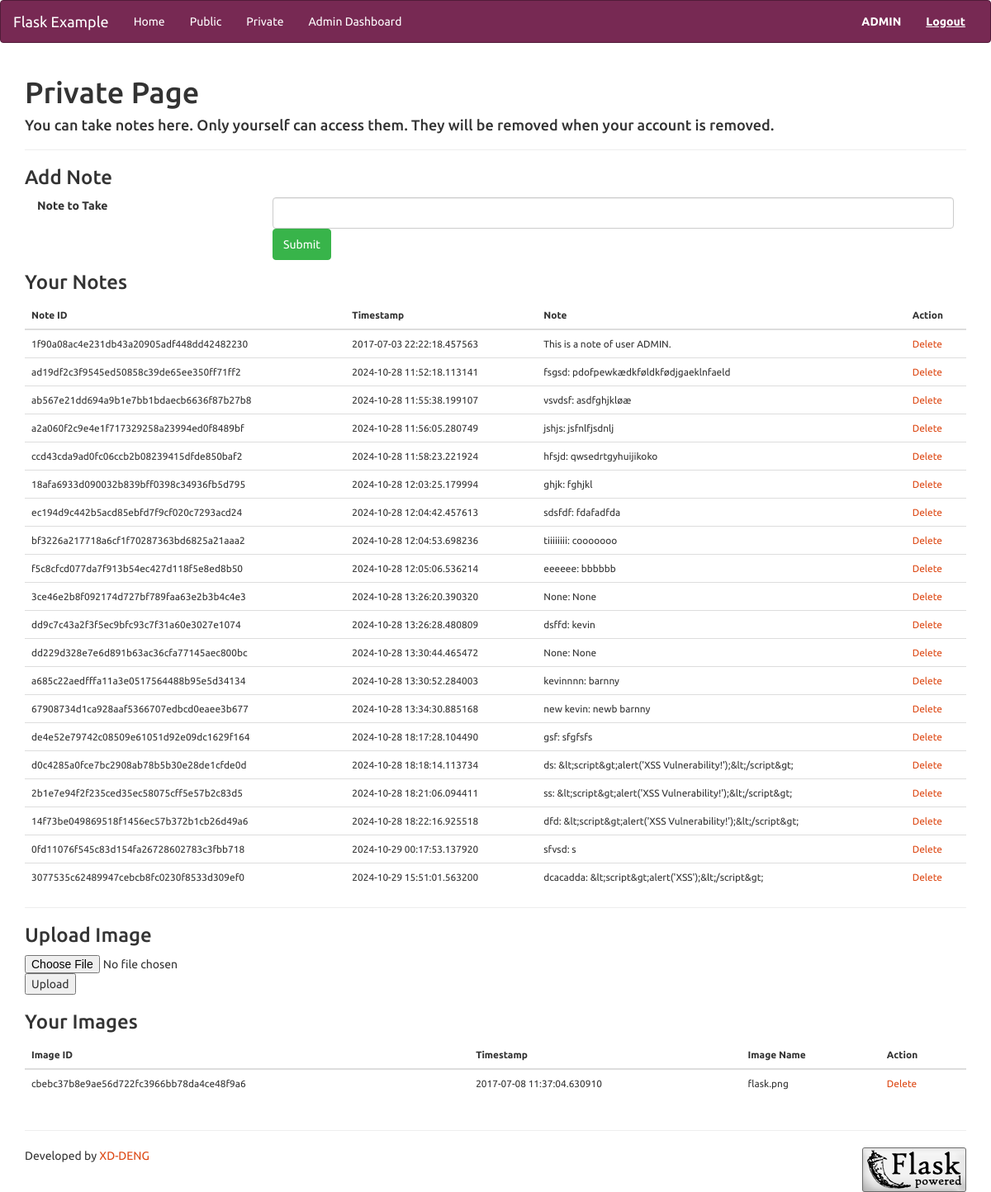
Page /private/ (signed in) on the committed database.
### tables this page shows
CREATE TABLE notes
(
    user      text,
    timestamp text,
    note      text,
    note_id   text
);

CREATE TABLE images
(
    uid       text,
    owner     text,
    name      text,
    timestamp text
);

### app.py (the view)
@app.route("/private/")
def FUN_private():
    if "current_user" in session.keys():
        notes_list = read_note_from_db(session['current_user'])
        notes_table = zip([x[0] for x in notes_list],\
                          [x[1] for x in notes_list],\
                          [x[2] for x in notes_list],\
                          ["/delete_note/" + x[0] for x in notes_list])
        images_list = list_images_for_user(session['current_user'])
        images_table = zip([x[0] for x in images_list],\
                          [x[1] for x in images_list],\
                          [x[2] for x in images_list],\
                          ["/delete_image/" + x[0] for x in images_list])
        return render_template("private_page.html", notes = notes_table, images = images_table)
    else:
        return abort(401)

### database2.py (called while the page is built)
def read_note_from_db(id):
    session = Session()
    query = text("SELECT note_id, timestamp, note FROM notes WHERE user = :user;")
    result = session.execute(query, {'user': id.upper()})
    notes = result.fetchall()
    session.close()
    return notes

def list_images_for_user(owner):
    session = Session()
    query = text("SELECT uid, timestamp, name FROM images WHERE owner = :owner;")
    result = session.execute(query, {'owner': owner})
    images = result.fetchall()
    session.close()
    return images

### templates/private_page.html (shortened to what this page needs)
{% extends "layout.html" %}
{% block page_title %}Private Page{% endblock %}
{% block body %}
    <h4>You can take notes here. Only yourself can access them. They will be removed when your account is removed.</h4>
    <hr>
    <h3>Add Note</h3>
    <div class="form-group">
      <label for="textArea" class="col-lg-3 control-label">Note to Take</label>
      <div class="col-lg-9">
      <form action="/write_note" method="post">
        <input class="form-control" name="text_note_to_take"></input>
        <button type="submit" class="btn btn-success">Submit</button>
        </form>
      </div>
    </div>
    {% if notes %}
        <h3>Your Notes</h3>
        <table class="table small">
            <thead>
                <tr>
                  <th>Note ID</th>
                  <th>Timestamp</th>
                  <th>Note</th>
                  <th>Action</th>
                </tr>
            </thead>
            {% for note_id, timestamp, note, act in notes %}
                    <tr>
                       <td> {{ note_id }} </td>
                       <td> {{ timestamp }} </td>
                       <td> {{ note }} </td>
                       <td><a href={{act}}>Delete</a></td>
                    </tr>
            {% endfor %}
        </table>
    {% endif %}
    <hr>
    <h3>Upload Image</h3>
    <form method='post' action='/upload_image' enctype=multipart/form-data>
      <p><input type=file name=file>
         <input type=submit value=Upload>
    </form>
    {% if images %}
        <h3>Your Images</h3>
        <table class="table small">
            <thead>
                <tr>
                  <th>Image ID</th>
                  <th>Timestamp</th>
                  <th>Image Name</th>
                  <th>Action</th>
                </tr>
            </thead>
            {% for image_id, timestamp, image_name, act in images %}
                    <tr>
                       <td> {{ image_id }} </td>
                       <td> {{ timestamp }} </td>
                       <td> {{ image_name }} </td>
                       <td><a href={{act}}>Delete</a></td>
                    </tr>
            {% endfor %}
        </table>
    {% endif %}
{% endblock %}

### rows in the picture
notes: note "1f90a08ac4e231db43a20905adf448dd42482230", timestamp "2017-07-03 22:22:18.457563", note "This is a note of user ADMIN."
notes: note "ad19df2c3f9545ed50858c39de65ee350ff71ff2", timestamp "2024-10-28 11:52:18.113141", note "fsgsd: pdofpewkædkføldkfødjgaeklnfaeld"
notes: note "ab567e21dd694a9b1e7bb1bdaecb6636f87b27b8", timestamp "2024-10-28 11:55:38.199107", note "vsvdsf: asdfghjkløæ"
notes: note "a2a060f2c9e4e1f717329258a23994ed0f8489bf", timestamp "2024-10-28 11:56:05.280749", note "jshjs: jsfnlfjsdnlj"
notes: note "ccd43cda9ad0fc06ccb2b08239415dfde850baf2", timestamp "2024-10-28 11:58:23.221924", note "hfsjd: qwsedrtgyhuijikoko"
notes: note "18afa6933d090032b839bff0398c34936fb5d795", timestamp "2024-10-28 12:03:25.179994", note "ghjk: fghjkl"
notes: note "ec194d9c442b5acd85ebfd7f9cf020c7293acd24", timestamp "2024-10-28 12:04:42.457613", note "sdsfdf: fdafadfda"
notes: note "bf3226a217718a6cf1f70287363bd6825a21aaa2", timestamp "2024-10-28 12:04:53.698236", note "tiiiiiiii: cooooooo"
notes: note "f5c8cfcd077da7f913b54ec427d118f5e8ed8b50", timestamp "2024-10-28 12:05:06.536214", note "eeeeee: bbbbbb"
notes: note "3ce46e2b8f092174d727bf789faa63e2b3b4c4e3", timestamp "2024-10-28 13:26:20.390320", note "None: None"
notes: note "dd9c7c43a2f3f5ec9bfc93c7f31a60e3027e1074", timestamp "2024-10-28 13:26:28.480809", note "dsffd: kevin"
notes: note "dd229d328e7e6d891b63ac36cfa77145aec800bc", timestamp "2024-10-28 13:30:44.465472", note "None: None"
notes: note "a685c22aedfffa11a3e0517564488b95e5d34134", timestamp "2024-10-28 13:30:52.284003", note "kevinnnn: barnny"
notes: note "67908734d1ca928aaf5366707edbcd0eaee3b677", timestamp "2024-10-28 13:34:30.885168", note "new kevin: newb barnny"
notes: note "de4e52e79742c08509e61051d92e09dc1629f164", timestamp "2024-10-28 18:17:28.104490", note "gsf: sfgfsfs"
notes: note "d0c4285a0fce7bc2908ab78b5b30e28de1cfde0d", timestamp "2024-10-28 18:18:14.113734", note "ds: &lt;script&gt;alert('XSS Vulnerability!');&lt;/script&gt;"
notes: note "2b1e7e94f2f235ced35ec58075cff5e57b2c83d5", timestamp "2024-10-28 18:21:06.094411", note "ss: &lt;script&gt;alert('XSS Vulnerability!');&lt;/script&gt;"
notes: note "14f73be049869518f1456ec57b372b1cb26d49a6", timestamp "2024-10-28 18:22:16.925518", note "dfd: &lt;script&gt;alert('XSS Vulnerability!');&lt;/script&gt;"
notes: note "0fd11076f545c83d154fa26728602783c3fbb718", timestamp "2024-10-29 00:17:53.137920", note "sfvsd: s"
notes: note "3077535c62489947cebcb8fc0230f8533d309ef0", timestamp "2024-10-29 15:51:01.563200", note "dcacadda: &lt;script&gt;alert('XSS');&lt;/script&gt;"
images: uid "cbebc37b8e9ae56d722fc3966bb78da4ce48f9a6", timestamp "2017-07-08 11:37:04.630910", name "flask.png"

### other values in the picture
{{ session.get("current_user") }} "ADMIN"
